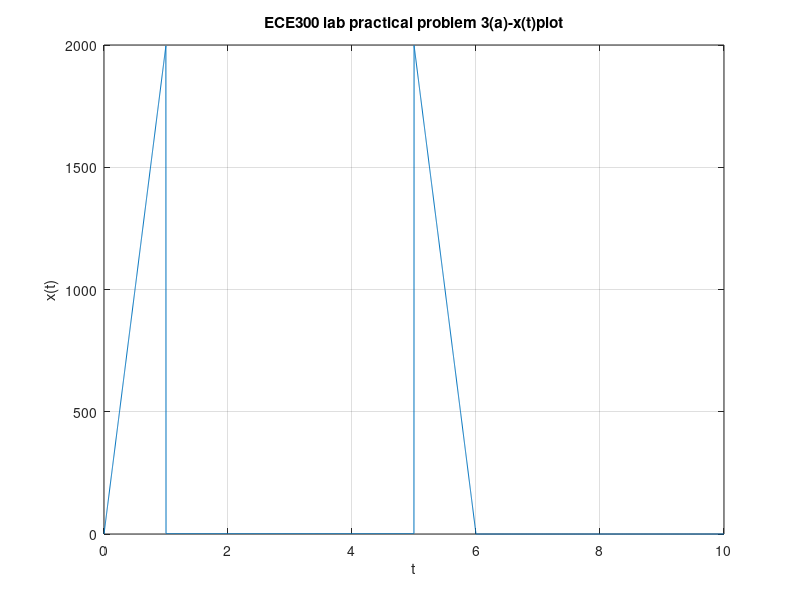
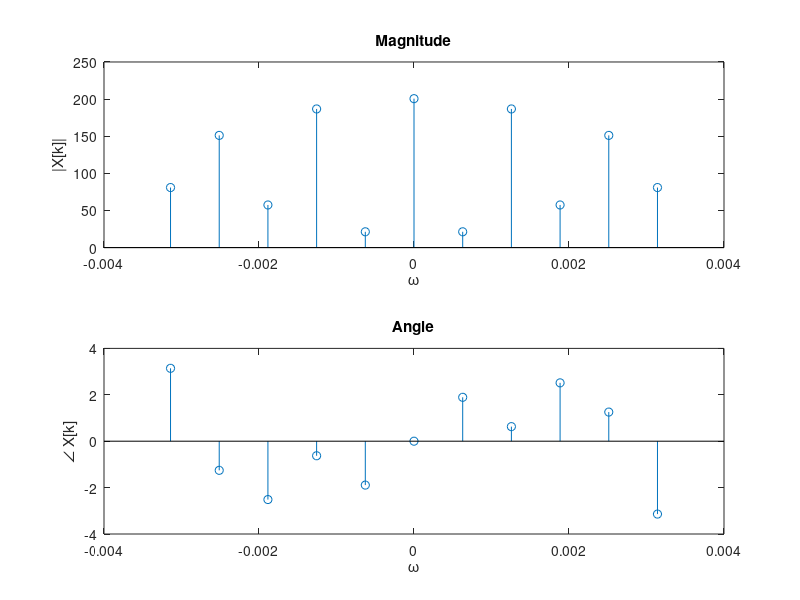

Write the MATLAB code that produced these figures, in order.
%Yang Zhang ECE300 Lab Practical

%Initial setup
clc;
clear;
%Plot x(t)
a = 0;
b = 10;
x = @(t) 2000*t .*(0<=t & t<1) + ...
    2 .*(1<=t & t<5) +...
    -2000*(t-6) .*(5<=t & t<6)+...
    0 .*(6<=t & t<10);
M = 5000;
order = 5;
t = linspace(a, b, M);
figure(1);
plot(t,x(t)); grid;
xlabel('t');
ylabel('x(t)');
title('ECE300 lab practical problem 3(a)-x(t)plot');

% Find Fourier Series Coefficients
T0 = b-a;
w0 = 2*pi/T0;
k= -order:order;
ck=1/M*exp(-1i*w0*k'*t)*x(t) .';
ck = ck';
w = w0*k;

% Plot ck
figure(2);
subplot(2,1,1);
stem(w*10^(-3),abs(ck));
title('Magnitude');
xlabel('\omega');
ylabel('|X[k]|');
%
subplot(2,1,2);
stem(w*10^(-3),angle(ck));
title('Angle');
xlabel('\omega');
ylabel('\angle X[k]');
